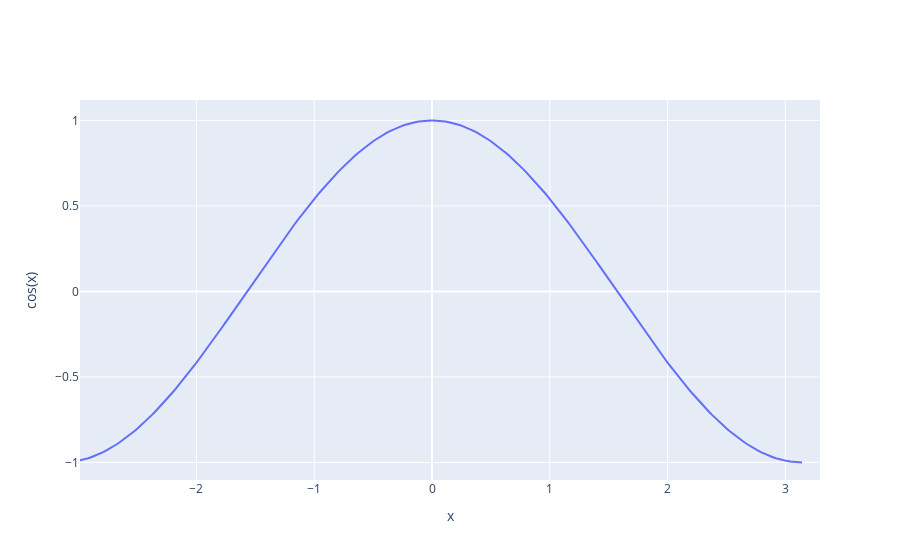

Here is the notebook cell this chart was saved with:
### Markdown cell above
## Plotyly

The same plot in Plotly

### Code cell
import plotly.graph_objects as go

fig = go.Figure()
fig.add_trace(go.Scatter(x=x, y=y, mode='lines'))
fig.update_layout(xaxis_title='x', yaxis_title='cos(x)')
fig.show()

### Figure 1 — Plotly figure (JSON) as saved in the notebook; plotly's stock layout.template omitted (floating-point values rounded to 4 significant figures; data arrays with more than 128 entries replaced by an {"elided": "..."} marker saying what was removed)
{"data": [{"mode": "lines", "type": "scatter", "x": {"elided": "256 float values"}, "y": {"elided": "256 float values"}}], "layout": {"autosize": true, "dragmode": "pan", "hovermode": "closest", "xaxis": {"autorange": false, "range": [-2.989, 3.294], "showspikes": false, "title": {"text": "x"}, "type": "linear"}, "yaxis": {"autorange": false, "range": [-1.103, 1.119], "showspikes": false, "title": {"text": "cos(x)"}, "type": "linear"}}}
